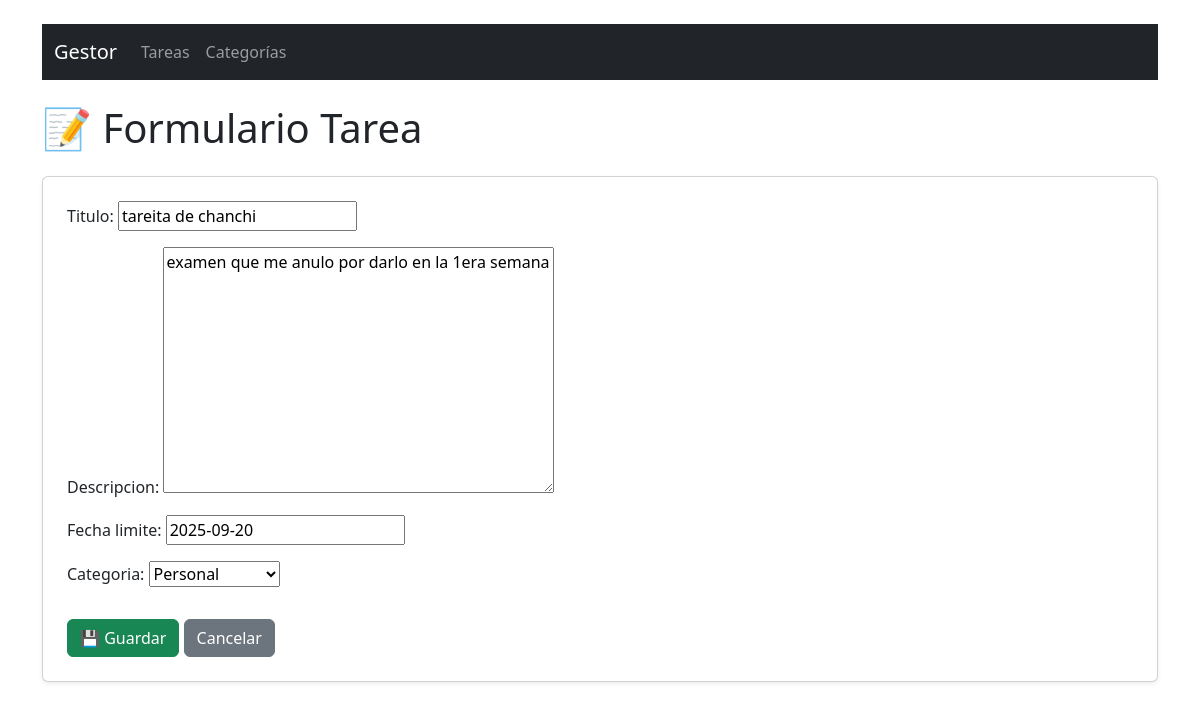
Screenshot of /tareas/1/editar/ with the database file from the repository.
### gestor/models.py (models this page shows, shortened)
class Tarea(models.Model):
    titulo = models.CharField(max_length=100)
    descripcion = models.TextField()
    fecha_limite = models.DateField()
    categoria = models.ForeignKey(Categoria, on_delete=models.CASCADE, related_name="tareas")

### gestor/views.py (the view)
# urls.py: path('tareas/<int:id>/editar/', views.editar_tarea, name='editar_tarea'),
def editar_tarea(request, id):
    tarea = get_object_or_404(Tarea, id=id)
    if request.method == 'POST':
        form = TareaForm(request.POST, instance=tarea)
        if form.is_valid():
            form.save()
            return redirect('lista_tareas')
    else:
        form = TareaForm(instance=tarea)
    return render(request, 'tareas/form_tarea.html', {'form': form})

### gestor/forms.py
class TareaForm(forms.ModelForm):
    class Meta:
        model = Tarea
        fields = ['titulo', 'descripcion', 'fecha_limite', 'categoria']

### gestor/models.py (called while the page is built)
    def __str__(self):
        return self.nombre

### gestor/templates/tareas/form_tarea.html (shortened to what this page needs)
{% extends "base.html" %}
{% block content %}
<h1 class="mb-4">📝 Formulario Tarea</h1>
<form method="POST" class="card p-4 shadow-sm">
  {{ form.as_p }}
  <div class="mt-3">
    <button type="submit" class="btn btn-success">💾 Guardar</button>
    <a href="{% url 'lista_tareas' %}" class="btn btn-secondary">Cancelar</a>
  </div>
</form>
{% endblock %}

### rows the page displays
Tarea: titulo "tareita de chanchi", descripcion "examen que me anulo por darlo en la 1era semana", fecha_limite "2025-09-20", categoria "Personal"
